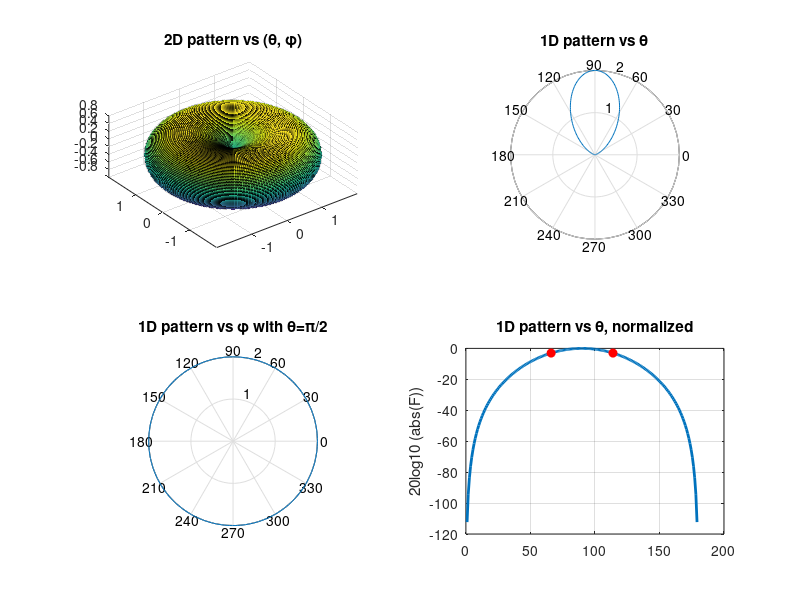

The MATLAB script that drew this image:
%Plot 2D pattern
f = 3*10^8; c = 3*10^8; lambda = c/f; k = 2*pi/lambda;
l = 0.5*lambda;
N_theta = 200; N_phi = 200;
[theta,phi] = meshgrid(0:pi./(N_theta-1):pi, 0:2*pi./(N_phi-1):2*pi);
F = ((cos(k*l*cos(theta))-cos(k*l))./sin(theta));
XD = abs(F).*sin(theta).*cos(phi);
YD = abs(F).*sin(theta).*sin(phi);
ZD = abs(F).*cos(theta);
subplot(2,2,1); surf(XD,YD,ZD);
title('2D pattern vs (\theta, \phi)'); axis image; rotate3d on; grid on;
% Pattern vs \theta in polar coordinates
N_theta = 200;
theta = [0: pi/( N_theta-1):pi];
F = (cos(k*l*cos(theta))-cos(k*l))./sin(theta);
subplot(2,2,2)
polar(theta,abs(F))
title('1D pattern vs \theta'); grid on
% Pattern vs \theta in rectangular coordinates
subplot(2,2,4)
% Normalize F for dB calculation
F_normalized = abs(F)/max(abs(F));
F_db = 20*log10(F_normalized);

% Define target dB value
target_db = -3;

% Find ALL indices close to -3 dB (within a small tolerance)
tolerance = 0.1;  % Adjust this value to control how close to -3 dB
indices = find(abs(F_db - target_db) < tolerance);

% Get corresponding theta values in degrees
theta_at_minus3db = theta(indices) * 180/pi;

plot(theta/pi*180, F_db, 'linewidth', 2)
title('1D pattern vs \theta, normalized'); grid on; ylabel('20log10 (abs(F))')

% Print out the -3 dB point values
disp('Theta values at -3 dB:');
for i = 1:length(indices)
    fprintf('Theta = %.4f degrees\n', theta_at_minus3db(i));
end
hold on;
plot(theta_at_minus3db, F_db(indices), 'ro', 'MarkerFaceColor', 'r');
hold off;

% Calculate and display the difference between max and min theta values at -3 dB
if length(theta_at_minus3db) > 1
    theta_difference = max(theta_at_minus3db) - min(theta_at_minus3db);
    fprintf('Difference between max and min theta at -3 dB: %.4f degrees\n', theta_difference);
else
    fprintf('Not enough points to calculate difference\n');
end

% Pattern vs \phi in polar coordinates
subplot(2,2,3)
phi =[0: 2*pi/( N_phi-1):2*pi];
theta = pi/2;
F = (cos(k*l*cos(theta))-cos(k*l))./sin(theta)*ones(size(phi));
polar(phi, abs(F))
title('1D pattern vs \phi with \theta=\pi/2'); grid on